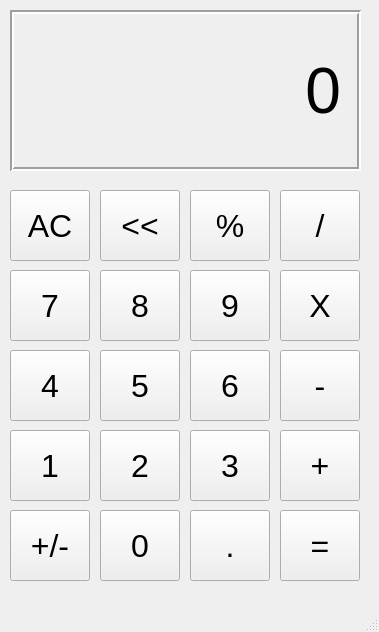
<?xml version="1.0" encoding="UTF-8"?>
<ui version="4.0">
 <class>MainWindow</class>
 <widget class="QMainWindow" name="MainWindow">
  <property name="geometry">
   <rect>
    <x>0</x>
    <y>0</y>
    <width>379</width>
    <height>632</height>
   </rect>
  </property>
  <property name="windowTitle">
   <string>Calculator</string>
  </property>
  <widget class="QWidget" name="centralwidget">
   <widget class="QLabel" name="label">
    <property name="geometry">
     <rect>
      <x>10</x>
      <y>10</y>
      <width>351</width>
      <height>161</height>
     </rect>
    </property>
    <property name="font">
     <font>
      <family>MS UI Gothic</family>
      <pointsize>48</pointsize>
      <weight>50</weight>
      <bold>false</bold>
     </font>
    </property>
    <property name="frameShape">
     <enum>QFrame::Box</enum>
    </property>
    <property name="frameShadow">
     <enum>QFrame::Sunken</enum>
    </property>
    <property name="lineWidth">
     <number>2</number>
    </property>
    <property name="text">
     <string>0</string>
    </property>
    <property name="alignment">
     <set>Qt::AlignRight|Qt::AlignTrailing|Qt::AlignVCenter</set>
    </property>
    <property name="margin">
     <number>20</number>
    </property>
   </widget>
   <widget class="QPushButton" name="clear">
    <property name="geometry">
     <rect>
      <x>10</x>
      <y>190</y>
      <width>80</width>
      <height>71</height>
     </rect>
    </property>
    <property name="font">
     <font>
      <family>Nirmala UI</family>
      <pointsize>24</pointsize>
     </font>
    </property>
    <property name="text">
     <string>AC</string>
    </property>
   </widget>
   <widget class="QPushButton" name="back">
    <property name="geometry">
     <rect>
      <x>100</x>
      <y>190</y>
      <width>80</width>
      <height>71</height>
     </rect>
    </property>
    <property name="font">
     <font>
      <family>Nirmala UI</family>
      <pointsize>24</pointsize>
     </font>
    </property>
    <property name="text">
     <string>&lt;&lt;</string>
    </property>
   </widget>
   <widget class="QPushButton" name="percent">
    <property name="geometry">
     <rect>
      <x>190</x>
      <y>190</y>
      <width>80</width>
      <height>71</height>
     </rect>
    </property>
    <property name="font">
     <font>
      <family>Nirmala UI</family>
      <pointsize>24</pointsize>
     </font>
    </property>
    <property name="text">
     <string>%</string>
    </property>
   </widget>
   <widget class="QPushButton" name="divide">
    <property name="geometry">
     <rect>
      <x>280</x>
      <y>190</y>
      <width>80</width>
      <height>71</height>
     </rect>
    </property>
    <property name="font">
     <font>
      <family>Nirmala UI</family>
      <pointsize>24</pointsize>
     </font>
    </property>
    <property name="text">
     <string>/</string>
    </property>
   </widget>
   <widget class="QPushButton" name="eight">
    <property name="geometry">
     <rect>
      <x>100</x>
      <y>270</y>
      <width>80</width>
      <height>71</height>
     </rect>
    </property>
    <property name="font">
     <font>
      <family>Nirmala UI</family>
      <pointsize>24</pointsize>
     </font>
    </property>
    <property name="text">
     <string>8</string>
    </property>
   </widget>
   <widget class="QPushButton" name="seven">
    <property name="geometry">
     <rect>
      <x>10</x>
      <y>270</y>
      <width>80</width>
      <height>71</height>
     </rect>
    </property>
    <property name="font">
     <font>
      <family>Nirmala UI</family>
      <pointsize>24</pointsize>
     </font>
    </property>
    <property name="text">
     <string>7</string>
    </property>
   </widget>
   <widget class="QPushButton" name="multiply">
    <property name="geometry">
     <rect>
      <x>280</x>
      <y>270</y>
      <width>80</width>
      <height>71</height>
     </rect>
    </property>
    <property name="font">
     <font>
      <family>Nirmala UI</family>
      <pointsize>24</pointsize>
     </font>
    </property>
    <property name="text">
     <string>X</string>
    </property>
   </widget>
   <widget class="QPushButton" name="nine">
    <property name="geometry">
     <rect>
      <x>190</x>
      <y>270</y>
      <width>80</width>
      <height>71</height>
     </rect>
    </property>
    <property name="font">
     <font>
      <family>Nirmala UI</family>
      <pointsize>24</pointsize>
     </font>
    </property>
    <property name="text">
     <string>9</string>
    </property>
   </widget>
   <widget class="QPushButton" name="five">
    <property name="geometry">
     <rect>
      <x>100</x>
      <y>350</y>
      <width>80</width>
      <height>71</height>
     </rect>
    </property>
    <property name="font">
     <font>
      <family>Nirmala UI</family>
      <pointsize>24</pointsize>
     </font>
    </property>
    <property name="text">
     <string>5</string>
    </property>
   </widget>
   <widget class="QPushButton" name="four">
    <property name="geometry">
     <rect>
      <x>10</x>
      <y>350</y>
      <width>80</width>
      <height>71</height>
     </rect>
    </property>
    <property name="font">
     <font>
      <family>Nirmala UI</family>
      <pointsize>24</pointsize>
     </font>
    </property>
    <property name="text">
     <string>4</string>
    </property>
   </widget>
   <widget class="QPushButton" name="minus">
    <property name="geometry">
     <rect>
      <x>280</x>
      <y>350</y>
      <width>80</width>
      <height>71</height>
     </rect>
    </property>
    <property name="font">
     <font>
      <family>Nirmala UI</family>
      <pointsize>24</pointsize>
     </font>
    </property>
    <property name="text">
     <string>-</string>
    </property>
   </widget>
   <widget class="QPushButton" name="six">
    <property name="geometry">
     <rect>
      <x>190</x>
      <y>350</y>
      <width>80</width>
      <height>71</height>
     </rect>
    </property>
    <property name="font">
     <font>
      <family>Nirmala UI</family>
      <pointsize>24</pointsize>
     </font>
    </property>
    <property name="text">
     <string>6</string>
    </property>
   </widget>
   <widget class="QPushButton" name="two">
    <property name="geometry">
     <rect>
      <x>100</x>
      <y>430</y>
      <width>80</width>
      <height>71</height>
     </rect>
    </property>
    <property name="font">
     <font>
      <family>Nirmala UI</family>
      <pointsize>24</pointsize>
     </font>
    </property>
    <property name="text">
     <string>2</string>
    </property>
   </widget>
   <widget class="QPushButton" name="one">
    <property name="geometry">
     <rect>
      <x>10</x>
      <y>430</y>
      <width>80</width>
      <height>71</height>
     </rect>
    </property>
    <property name="font">
     <font>
      <family>Nirmala UI</family>
      <pointsize>24</pointsize>
     </font>
    </property>
    <property name="text">
     <string>1</string>
    </property>
   </widget>
   <widget class="QPushButton" name="add">
    <property name="geometry">
     <rect>
      <x>280</x>
      <y>430</y>
      <width>80</width>
      <height>71</height>
     </rect>
    </property>
    <property name="font">
     <font>
      <family>Nirmala UI</family>
      <pointsize>24</pointsize>
     </font>
    </property>
    <property name="text">
     <string>+</string>
    </property>
   </widget>
   <widget class="QPushButton" name="three">
    <property name="geometry">
     <rect>
      <x>190</x>
      <y>430</y>
      <width>80</width>
      <height>71</height>
     </rect>
    </property>
    <property name="font">
     <font>
      <family>Nirmala UI</family>
      <pointsize>24</pointsize>
     </font>
    </property>
    <property name="text">
     <string>3</string>
    </property>
   </widget>
   <widget class="QPushButton" name="zero">
    <property name="geometry">
     <rect>
      <x>100</x>
      <y>510</y>
      <width>80</width>
      <height>71</height>
     </rect>
    </property>
    <property name="font">
     <font>
      <family>Nirmala UI</family>
      <pointsize>24</pointsize>
     </font>
    </property>
    <property name="text">
     <string>0</string>
    </property>
   </widget>
   <widget class="QPushButton" name="plusminus">
    <property name="geometry">
     <rect>
      <x>10</x>
      <y>510</y>
      <width>80</width>
      <height>71</height>
     </rect>
    </property>
    <property name="font">
     <font>
      <family>Nirmala UI</family>
      <pointsize>24</pointsize>
     </font>
    </property>
    <property name="text">
     <string>+/-</string>
    </property>
   </widget>
   <widget class="QPushButton" name="equal">
    <property name="geometry">
     <rect>
      <x>280</x>
      <y>510</y>
      <width>80</width>
      <height>71</height>
     </rect>
    </property>
    <property name="font">
     <font>
      <family>Nirmala UI</family>
      <pointsize>24</pointsize>
     </font>
    </property>
    <property name="text">
     <string>=</string>
    </property>
   </widget>
   <widget class="QPushButton" name="decimal">
    <property name="geometry">
     <rect>
      <x>190</x>
      <y>510</y>
      <width>80</width>
      <height>71</height>
     </rect>
    </property>
    <property name="font">
     <font>
      <family>Nirmala UI</family>
      <pointsize>24</pointsize>
     </font>
    </property>
    <property name="text">
     <string>.</string>
    </property>
   </widget>
  </widget>
  <widget class="QMenuBar" name="menubar">
   <property name="geometry">
    <rect>
     <x>0</x>
     <y>0</y>
     <width>379</width>
     <height>26</height>
    </rect>
   </property>
  </widget>
  <widget class="QStatusBar" name="statusbar"/>
 </widget>
 <resources/>
 <connections/>
</ui>
